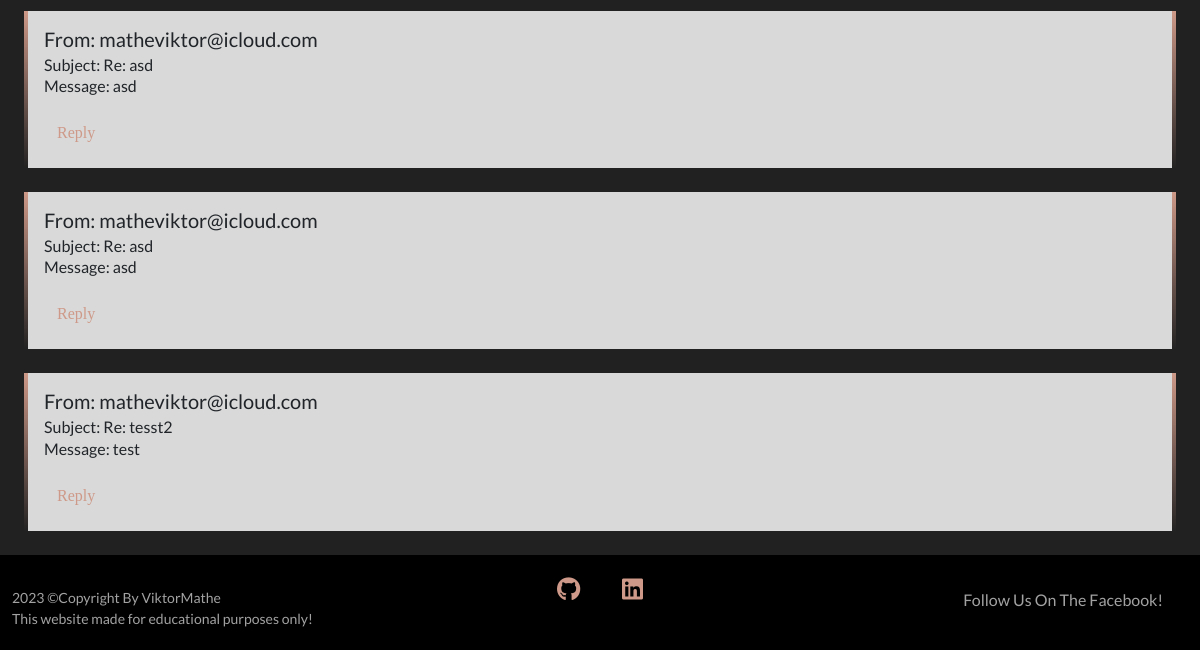
Before: /contact_us/messages/ (signed in, lower part) with the older database file.
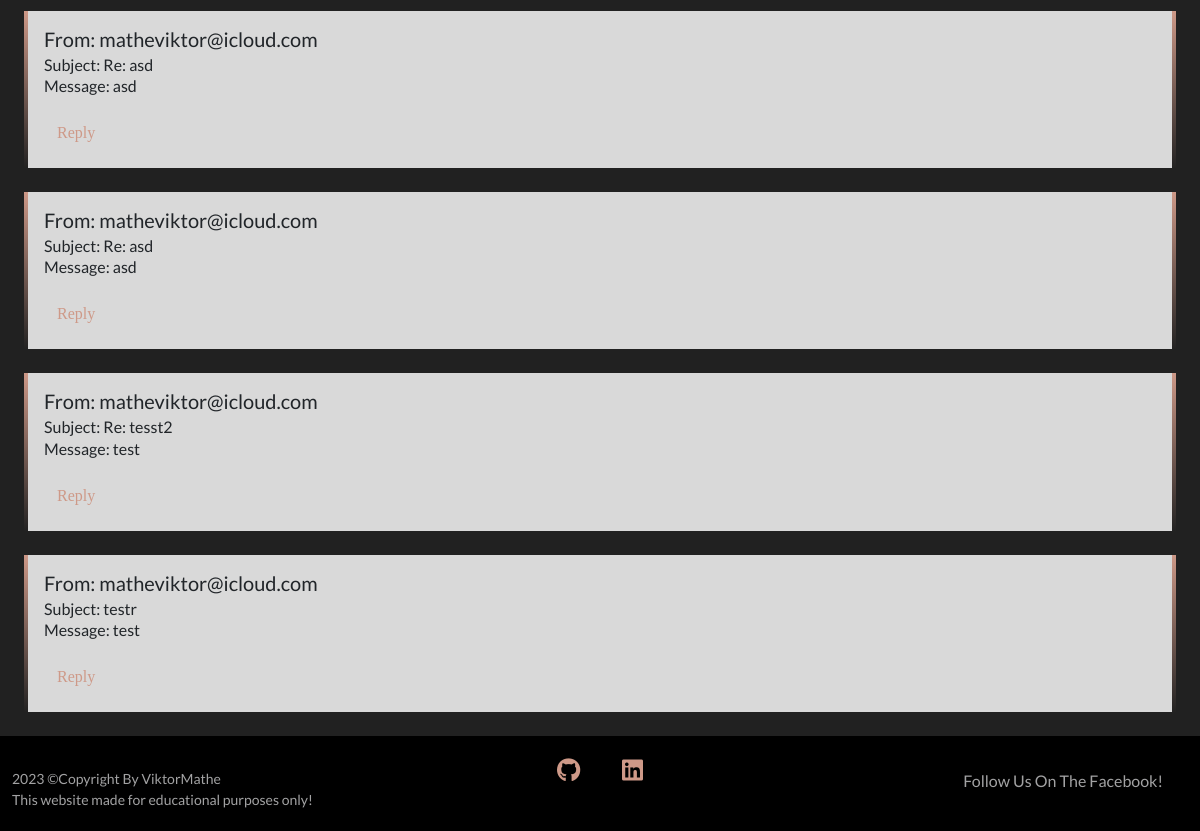
After: the same page with the newer database file.
### contactus/models.py (models this page shows, shortened)
class Contact_us(models.Model):
    phone_number = models.CharField(
        max_length=20, null=True, blank=True)
    email = models.EmailField()
    subject = models.CharField(max_length=254)
    message = models.TextField()

### contactus/views.py (the view)
# urls.py: path('messages/', views.contact_messages, name='messages'),
@login_required
def contact_messages(request):
    contact_messages = Contact_us.objects.filter()
    context = {'contact_messages': contact_messages}
    template = 'messages.html'
    return render(request, template, context)

### bag/context.py (called while the page is built, shortened)
def bag_contents(request):
    bag_contents = []
    total = 0
    cake_count = 0
    bag = request.session.get('bag', {})
    if total < settings.FREE_DELIVERY:
        delivery_fee = total * Decimal(settings.DELIVERY_PERCENTAGE/100)
        free_delivery_delta = settings.FREE_DELIVERY - total
    else:
        delivery_fee = 0
        free_delivery_delta = 0
    order_total = delivery_fee + total
    context = {
        'bag_contents': bag_contents,
        'total': total,
        'cake_count': cake_count,
        'delivery_fee': delivery_fee,
        'free_delivery': settings.FREE_DELIVERY,
        'free_delivery_delta': free_delivery_delta,
        'order_total': order_total,
    }
    return context

### contactus/templates/messages.html (shortened to what this page needs)
{% extends 'base.html' %}
{% load static %}
{% block content %}
{% for message in contact_messages %}
<div class="card  m-4">
    <div class="card-body silver-bg">
      <h5 class="card-title">From: {{ message.email }}</h5>
      <h6 class="card-subtitle">Subject: {{ message.subject }}</h6>
      <p class="card-text">Message: {{ message.message }}</p>
      <a href="{% url 'reply' message.id %}" class="card-link btn text bordered rounded-2">Reply</a>
    </div>
  </div>
{% endfor %}
{% endblock %}

Changed rows visible on the page:
added Contact_us: email "matheviktor@icloud.com", subject "testr", message "test"
